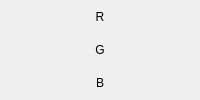
          <widget class="QWidget" name="rgb_label" native="true">
           <layout class="QVBoxLayout" name="rgb_label_layout">
            <property name="spacing">
             <number>1</number>
            </property>
            <property name="leftMargin">
             <number>0</number>
            </property>
            <property name="topMargin">
             <number>1</number>
            </property>
            <property name="rightMargin">
             <number>0</number>
            </property>
            <property name="bottomMargin">
             <number>1</number>
            </property>
            <item>
             <widget class="QPushButton" name="rgb_1_label">
              <property name="sizePolicy">
               <sizepolicy hsizetype="Preferred" vsizetype="Preferred">
                <horstretch>0</horstretch>
                <verstretch>0</verstretch>
               </sizepolicy>
              </property>
              <property name="focusPolicy">
               <enum>Qt::NoFocus</enum>
              </property>
              <property name="text">
               <string>R</string>
              </property>
              <property name="iconSize">
               <size>
                <width>10</width>
                <height>10</height>
               </size>
              </property>
              <property name="flat">
               <bool>true</bool>
              </property>
             </widget>
            </item>
            <item>
             <widget class="QPushButton" name="rgb_2_label">
              <property name="sizePolicy">
               <sizepolicy hsizetype="Preferred" vsizetype="Preferred">
                <horstretch>0</horstretch>
                <verstretch>0</verstretch>
               </sizepolicy>
              </property>
              <property name="focusPolicy">
               <enum>Qt::NoFocus</enum>
              </property>
              <property name="text">
               <string>G</string>
              </property>
              <property name="iconSize">
               <size>
                <width>10</width>
                <height>10</height>
               </size>
              </property>
              <property name="flat">
               <bool>true</bool>
              </property>
             </widget>
            </item>
            <item>
             <widget class="QPushButton" name="rgb_3_label">
              <property name="sizePolicy">
               <sizepolicy hsizetype="Preferred" vsizetype="Preferred">
                <horstretch>0</horstretch>
                <verstretch>0</verstretch>
               </sizepolicy>
              </property>
              <property name="focusPolicy">
               <enum>Qt::NoFocus</enum>
              </property>
              <property name="text">
               <string>B</string>
              </property>
              <property name="iconSize">
               <size>
                <width>10</width>
                <height>10</height>
               </size>
              </property>
              <property name="flat">
               <bool>true</bool>
              </property>
             </widget>
            </item>
           </layout>
          </widget>
